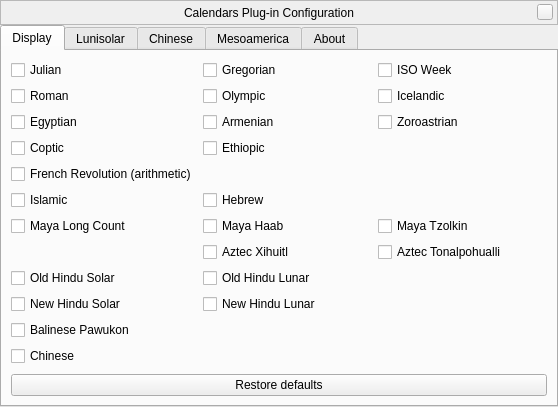
<?xml version="1.0" encoding="UTF-8"?>
<ui version="4.0">
 <class>calendarsDialog</class>
 <widget class="QWidget" name="calendarsDialog">
  <property name="geometry">
   <rect>
    <x>0</x>
    <y>0</y>
    <width>558</width>
    <height>405</height>
   </rect>
  </property>
  <property name="windowTitle">
   <string>Calendars Configuration</string>
  </property>
  <layout class="QVBoxLayout" name="verticalLayout_2">
   <property name="spacing">
    <number>0</number>
   </property>
   <property name="leftMargin">
    <number>0</number>
   </property>
   <property name="topMargin">
    <number>0</number>
   </property>
   <property name="rightMargin">
    <number>0</number>
   </property>
   <property name="bottomMargin">
    <number>0</number>
   </property>
   <item>
    <widget class="BarFrame" name="TitleBar">
     <property name="sizePolicy">
      <sizepolicy hsizetype="Expanding" vsizetype="Fixed">
       <horstretch>0</horstretch>
       <verstretch>0</verstretch>
      </sizepolicy>
     </property>
     <property name="minimumSize">
      <size>
       <width>530</width>
       <height>25</height>
      </size>
     </property>
     <property name="maximumSize">
      <size>
       <width>16777215</width>
       <height>25</height>
      </size>
     </property>
     <property name="focusPolicy">
      <enum>Qt::NoFocus</enum>
     </property>
     <property name="autoFillBackground">
      <bool>false</bool>
     </property>
     <property name="frameShape">
      <enum>QFrame::StyledPanel</enum>
     </property>
     <layout class="QHBoxLayout">
      <property name="spacing">
       <number>0</number>
      </property>
      <property name="leftMargin">
       <number>0</number>
      </property>
      <property name="topMargin">
       <number>0</number>
      </property>
      <property name="rightMargin">
       <number>4</number>
      </property>
      <property name="bottomMargin">
       <number>0</number>
      </property>
      <item>
       <spacer>
        <property name="orientation">
         <enum>Qt::Horizontal</enum>
        </property>
        <property name="sizeHint" stdset="0">
         <size>
          <width>40</width>
          <height>20</height>
         </size>
        </property>
       </spacer>
      </item>
      <item>
       <widget class="QLabel" name="stelWindowTitle">
        <property name="text">
         <string>Calendars Plug-in Configuration</string>
        </property>
       </widget>
      </item>
      <item>
       <spacer>
        <property name="orientation">
         <enum>Qt::Horizontal</enum>
        </property>
        <property name="sizeHint" stdset="0">
         <size>
          <width>40</width>
          <height>20</height>
         </size>
        </property>
       </spacer>
      </item>
      <item>
       <widget class="QPushButton" name="closeStelWindow">
        <property name="minimumSize">
         <size>
          <width>16</width>
          <height>16</height>
         </size>
        </property>
        <property name="maximumSize">
         <size>
          <width>16</width>
          <height>16</height>
         </size>
        </property>
        <property name="focusPolicy">
         <enum>Qt::NoFocus</enum>
        </property>
        <property name="text">
         <string/>
        </property>
       </widget>
      </item>
     </layout>
    </widget>
   </item>
   <item>
    <widget class="QTabWidget" name="tabs">
     <property name="currentIndex">
      <number>0</number>
     </property>
     <property name="documentMode">
      <bool>false</bool>
     </property>
     <widget class="QWidget" name="displayTab">
      <attribute name="title">
       <string>Display</string>
      </attribute>
      <layout class="QVBoxLayout" name="verticalLayout_3">
       <item>
        <layout class="QGridLayout" name="gridLayout">
         <item row="3" column="1">
          <widget class="QCheckBox" name="ethiopicCheckBox">
           <property name="text">
            <string comment="calendar">Ethiopic</string>
           </property>
          </widget>
         </item>
         <item row="1" column="0">
          <widget class="QCheckBox" name="romanCheckBox">
           <property name="text">
            <string comment="calendar">Roman</string>
           </property>
          </widget>
         </item>
         <item row="10" column="0">
          <widget class="QCheckBox" name="balineseCheckBox">
           <property name="text">
            <string comment="calendar">Balinese Pawukon</string>
           </property>
          </widget>
         </item>
         <item row="6" column="2">
          <widget class="QCheckBox" name="mayaTzolkinCheckBox">
           <property name="text">
            <string comment="calendar">Maya Tzolkin</string>
           </property>
          </widget>
         </item>
         <item row="0" column="2">
          <widget class="QCheckBox" name="isoCheckBox">
           <property name="text">
            <string comment="calendar">ISO Week</string>
           </property>
          </widget>
         </item>
         <item row="9" column="1">
          <widget class="QCheckBox" name="newHinduLunarCheckBox">
           <property name="text">
            <string>New Hindu Lunar</string>
           </property>
          </widget>
         </item>
         <item row="3" column="0">
          <widget class="QCheckBox" name="copticCheckBox">
           <property name="text">
            <string comment="calendar">Coptic</string>
           </property>
          </widget>
         </item>
         <item row="5" column="1">
          <widget class="QCheckBox" name="hebrewCheckBox">
           <property name="text">
            <string comment="calendar">Hebrew</string>
           </property>
          </widget>
         </item>
         <item row="7" column="2">
          <widget class="QCheckBox" name="aztecTonalpohualliCheckBox">
           <property name="text">
            <string comment="calendar">Aztec Tonalpohualli</string>
           </property>
          </widget>
         </item>
         <item row="2" column="1">
          <widget class="QCheckBox" name="armenianCheckBox">
           <property name="text">
            <string comment="calendar">Armenian</string>
           </property>
          </widget>
         </item>
         <item row="2" column="2">
          <widget class="QCheckBox" name="zoroastrianCheckBox">
           <property name="text">
            <string comment="calendar">Zoroastrian</string>
           </property>
          </widget>
         </item>
         <item row="9" column="0">
          <widget class="QCheckBox" name="newHinduSolarCheckBox">
           <property name="text">
            <string>New Hindu Solar</string>
           </property>
          </widget>
         </item>
         <item row="7" column="1">
          <widget class="QCheckBox" name="aztecXihuitlCheckBox">
           <property name="text">
            <string comment="calendar">Aztec Xihuitl</string>
           </property>
          </widget>
         </item>
         <item row="8" column="0">
          <widget class="QCheckBox" name="oldHinduSolarCheckBox">
           <property name="text">
            <string>Old Hindu Solar</string>
           </property>
          </widget>
         </item>
         <item row="6" column="1">
          <widget class="QCheckBox" name="mayaHaabCheckBox">
           <property name="text">
            <string comment="calendar">Maya Haab</string>
           </property>
          </widget>
         </item>
         <item row="1" column="1">
          <widget class="QCheckBox" name="olympicCheckBox">
           <property name="text">
            <string comment="calendar">Olympic</string>
           </property>
          </widget>
         </item>
         <item row="0" column="0">
          <widget class="QCheckBox" name="julianCheckBox">
           <property name="text">
            <string comment="calendar">Julian</string>
           </property>
          </widget>
         </item>
         <item row="11" column="0">
          <widget class="QCheckBox" name="chineseCheckBox">
           <property name="text">
            <string comment="calendar">Chinese</string>
           </property>
          </widget>
         </item>
         <item row="5" column="0">
          <widget class="QCheckBox" name="islamicCheckBox">
           <property name="text">
            <string comment="calendar">Islamic</string>
           </property>
          </widget>
         </item>
         <item row="8" column="1">
          <widget class="QCheckBox" name="oldHinduLunarCheckBox">
           <property name="text">
            <string>Old Hindu Lunar</string>
           </property>
          </widget>
         </item>
         <item row="1" column="2">
          <widget class="QCheckBox" name="icelandicCheckBox">
           <property name="text">
            <string comment="calendar">Icelandic</string>
           </property>
          </widget>
         </item>
         <item row="6" column="0">
          <widget class="QCheckBox" name="mayaLCCheckBox">
           <property name="text">
            <string comment="calendar">Maya Long Count</string>
           </property>
          </widget>
         </item>
         <item row="2" column="0">
          <widget class="QCheckBox" name="egyptianCheckBox">
           <property name="text">
            <string comment="calendar">Egyptian</string>
           </property>
          </widget>
         </item>
         <item row="0" column="1">
          <widget class="QCheckBox" name="gregorianCheckBox">
           <property name="text">
            <string comment="calendar">Gregorian</string>
           </property>
          </widget>
         </item>
         <item row="4" column="0">
          <widget class="QCheckBox" name="frenchArithmeticCheckBox">
           <property name="text">
            <string>French Revolution (arithmetic)</string>
           </property>
          </widget>
         </item>
        </layout>
       </item>
       <item>
        <spacer name="verticalSpacer_3">
         <property name="orientation">
          <enum>Qt::Vertical</enum>
         </property>
         <property name="sizeHint" stdset="0">
          <size>
           <width>20</width>
           <height>120</height>
          </size>
         </property>
        </spacer>
       </item>
       <item>
        <layout class="QHBoxLayout" name="horizontalLayout_7">
         <item>
          <widget class="QPushButton" name="restoreDefaultsButton">
           <property name="sizePolicy">
            <sizepolicy hsizetype="Expanding" vsizetype="Fixed">
             <horstretch>0</horstretch>
             <verstretch>0</verstretch>
            </sizepolicy>
           </property>
           <property name="text">
            <string>Restore defaults</string>
           </property>
          </widget>
         </item>
        </layout>
       </item>
      </layout>
     </widget>
     <widget class="QWidget" name="lunisolarTab">
      <attribute name="title">
       <string>Lunisolar</string>
      </attribute>
      <layout class="QVBoxLayout" name="lunisolarVerticalLayout">
       <item>
        <layout class="QGridLayout" name="lunisolarGridLayout">
         <item row="1" column="4">
          <widget class="QLineEdit" name="julianWeekdayLineEdit">
           <property name="enabled">
            <bool>false</bool>
           </property>
           <property name="sizePolicy">
            <sizepolicy hsizetype="Preferred" vsizetype="Fixed">
             <horstretch>0</horstretch>
             <verstretch>0</verstretch>
            </sizepolicy>
           </property>
           <property name="acceptDrops">
            <bool>false</bool>
           </property>
          </widget>
         </item>
         <item row="2" column="1">
          <widget class="QSpinBox" name="gregorianYearSpinBox">
           <property name="minimum">
            <number>-100000</number>
           </property>
           <property name="maximum">
            <number>100000</number>
           </property>
           <property name="value">
            <number>2000</number>
           </property>
          </widget>
         </item>
         <item row="0" column="2">
          <widget class="QLabel" name="labelMonth">
           <property name="text">
            <string>Month</string>
           </property>
          </widget>
         </item>
         <item row="1" column="2">
          <widget class="QSpinBox" name="julianMonthSpinBox">
           <property name="wrapping">
            <bool>true</bool>
           </property>
           <property name="minimum">
            <number>0</number>
           </property>
           <property name="maximum">
            <number>13</number>
           </property>
          </widget>
         </item>
         <item row="2" column="4">
          <widget class="QLineEdit" name="gregorianWeekdayLineEdit">
           <property name="enabled">
            <bool>false</bool>
           </property>
           <property name="sizePolicy">
            <sizepolicy hsizetype="Preferred" vsizetype="Fixed">
             <horstretch>0</horstretch>
             <verstretch>0</verstretch>
            </sizepolicy>
           </property>
           <property name="acceptDrops">
            <bool>false</bool>
           </property>
          </widget>
         </item>
         <item row="1" column="0">
          <widget class="QLabel" name="labelJulianCalendar">
           <property name="text">
            <string comment="calendar">Julian</string>
           </property>
          </widget>
         </item>
         <item row="0" column="3">
          <widget class="QLabel" name="labelDay">
           <property name="text">
            <string>Day</string>
           </property>
          </widget>
         </item>
         <item row="2" column="3">
          <widget class="QSpinBox" name="gregorianDaySpinBox">
           <property name="wrapping">
            <bool>true</bool>
           </property>
           <property name="minimum">
            <number>0</number>
           </property>
           <property name="maximum">
            <number>32</number>
           </property>
          </widget>
         </item>
         <item row="1" column="3">
          <widget class="QSpinBox" name="julianDaySpinBox">
           <property name="wrapping">
            <bool>true</bool>
           </property>
           <property name="minimum">
            <number>0</number>
           </property>
           <property name="maximum">
            <number>32</number>
           </property>
          </widget>
         </item>
         <item row="0" column="4">
          <widget class="QLabel" name="labelDOW">
           <property name="text">
            <string>Weekday</string>
           </property>
          </widget>
         </item>
         <item row="3" column="2">
          <widget class="QSpinBox" name="isoWeekSpinBox">
           <property name="wrapping">
            <bool>true</bool>
           </property>
           <property name="minimum">
            <number>0</number>
           </property>
           <property name="maximum">
            <number>54</number>
           </property>
          </widget>
         </item>
         <item row="2" column="2">
          <widget class="QSpinBox" name="gregorianMonthSpinBox">
           <property name="wrapping">
            <bool>true</bool>
           </property>
           <property name="minimum">
            <number>0</number>
           </property>
           <property name="maximum">
            <number>13</number>
           </property>
          </widget>
         </item>
         <item row="3" column="0">
          <widget class="QLabel" name="labelISOWeekCalendar">
           <property name="text">
            <string comment="calendar">ISO Week</string>
           </property>
          </widget>
         </item>
         <item row="2" column="0">
          <widget class="QLabel" name="labelGregorianCalendar">
           <property name="text">
            <string comment="calendar">Gregorian</string>
           </property>
          </widget>
         </item>
         <item row="1" column="1">
          <widget class="QSpinBox" name="julianYearSpinBox">
           <property name="toolTip">
            <string>Negative years here mark years B.C.</string>
           </property>
           <property name="minimum">
            <number>-100000</number>
           </property>
           <property name="maximum">
            <number>100000</number>
           </property>
           <property name="value">
            <number>2000</number>
           </property>
          </widget>
         </item>
         <item row="0" column="1">
          <widget class="QLabel" name="labelYear">
           <property name="text">
            <string>Year</string>
           </property>
          </widget>
         </item>
         <item row="3" column="3">
          <widget class="QSpinBox" name="isoDaySpinBox">
           <property name="minimum">
            <number>0</number>
           </property>
           <property name="maximum">
            <number>8</number>
           </property>
           <property name="value">
            <number>1</number>
           </property>
          </widget>
         </item>
         <item row="3" column="1">
          <widget class="QSpinBox" name="isoYearSpinBox">
           <property name="minimum">
            <number>-1000000</number>
           </property>
           <property name="maximum">
            <number>100000</number>
           </property>
          </widget>
         </item>
        </layout>
       </item>
       <item>
        <spacer name="verticalSpacer">
         <property name="orientation">
          <enum>Qt::Vertical</enum>
         </property>
         <property name="sizeHint" stdset="0">
          <size>
           <width>20</width>
           <height>40</height>
          </size>
         </property>
        </spacer>
       </item>
      </layout>
     </widget>
     <widget class="QWidget" name="chineseTab">
      <attribute name="title">
       <string>Chinese</string>
      </attribute>
      <layout class="QVBoxLayout" name="chineseVerticalLayout"/>
     </widget>
     <widget class="QWidget" name="mesoamericaTab">
      <attribute name="title">
       <string>Mesoamerica</string>
      </attribute>
      <layout class="QVBoxLayout" name="mesoamericaVerticalLayout">
       <item>
        <layout class="QGridLayout" name="mesoamericaGridLayout">
         <item row="0" column="2">
          <widget class="QLabel" name="labelKatun">
           <property name="text">
            <string>Katun</string>
           </property>
           <property name="alignment">
            <set>Qt::AlignCenter</set>
           </property>
          </widget>
         </item>
         <item row="5" column="0">
          <widget class="QLabel" name="labelXihuitl">
           <property name="text">
            <string>Xihuitl</string>
           </property>
          </widget>
         </item>
         <item row="1" column="3">
          <widget class="QSpinBox" name="tunSpinBox">
           <property name="wrapping">
            <bool>true</bool>
           </property>
           <property name="minimum">
            <number>-1</number>
           </property>
           <property name="maximum">
            <number>20</number>
           </property>
          </widget>
         </item>
         <item row="1" column="2">
          <widget class="QSpinBox" name="katunSpinBox">
           <property name="wrapping">
            <bool>true</bool>
           </property>
           <property name="minimum">
            <number>-1</number>
           </property>
           <property name="maximum">
            <number>20</number>
           </property>
          </widget>
         </item>
         <item row="0" column="0">
          <widget class="QLabel" name="labelMaya">
           <property name="text">
            <string comment="calendar">Maya</string>
           </property>
          </widget>
         </item>
         <item row="1" column="1">
          <widget class="QSpinBox" name="baktunSpinBox">
           <property name="wrapping">
            <bool>true</bool>
           </property>
           <property name="minimum">
            <number>-1000</number>
           </property>
           <property name="maximum">
            <number>1000</number>
           </property>
          </widget>
         </item>
         <item row="2" column="2">
          <widget class="QSpinBox" name="haabDaySpinBox">
           <property name="wrapping">
            <bool>true</bool>
           </property>
           <property name="maximum">
            <number>19</number>
           </property>
          </widget>
         </item>
         <item row="2" column="0">
          <widget class="QLabel" name="labelHaab">
           <property name="text">
            <string>Haab</string>
           </property>
          </widget>
         </item>
         <item row="0" column="3">
          <widget class="QLabel" name="labelTun">
           <property name="text">
            <string>Tun</string>
           </property>
           <property name="alignment">
            <set>Qt::AlignCenter</set>
           </property>
          </widget>
         </item>
         <item row="0" column="5">
          <widget class="QLabel" name="labelKin">
           <property name="text">
            <string>Kin</string>
           </property>
           <property name="alignment">
            <set>Qt::AlignCenter</set>
           </property>
          </widget>
         </item>
         <item row="3" column="3">
          <widget class="QLineEdit" name="tzolkinLineEdit">
           <property name="enabled">
            <bool>false</bool>
           </property>
           <property name="sizePolicy">
            <sizepolicy hsizetype="Preferred" vsizetype="Fixed">
             <horstretch>0</horstretch>
             <verstretch>0</verstretch>
            </sizepolicy>
           </property>
          </widget>
         </item>
         <item row="2" column="1">
          <widget class="QSpinBox" name="haabMonthSpinBox">
           <property name="wrapping">
            <bool>true</bool>
           </property>
           <property name="minimum">
            <number>1</number>
           </property>
           <property name="maximum">
            <number>19</number>
           </property>
          </widget>
         </item>
         <item row="0" column="4">
          <widget class="QLabel" name="labelUinal">
           <property name="text">
            <string>Uinal</string>
           </property>
           <property name="alignment">
            <set>Qt::AlignCenter</set>
           </property>
          </widget>
         </item>
         <item row="0" column="1">
          <widget class="QLabel" name="labelBaktun">
           <property name="text">
            <string>Baktun</string>
           </property>
           <property name="alignment">
            <set>Qt::AlignCenter</set>
           </property>
          </widget>
         </item>
         <item row="1" column="0">
          <widget class="QLabel" name="labelLongCount">
           <property name="text">
            <string>Long Count</string>
           </property>
          </widget>
         </item>
         <item row="3" column="2">
          <widget class="QSpinBox" name="tzolkinNameSpinBox">
           <property name="wrapping">
            <bool>true</bool>
           </property>
           <property name="minimum">
            <number>1</number>
           </property>
           <property name="maximum">
            <number>20</number>
           </property>
          </widget>
         </item>
         <item row="3" column="5">
          <widget class="QPushButton" name="nextTzolkinButton">
           <property name="toolTip">
            <string>Step forward</string>
           </property>
           <property name="icon">
            <iconset resource="../../../../data/gui/guiRes.qrc">
             <normaloff>:/graphicGui/btTimeForward-off.png</normaloff>:/graphicGui/btTimeForward-off.png</iconset>
           </property>
          </widget>
         </item>
         <item row="3" column="1">
          <widget class="QSpinBox" name="tzolkinNumberSpinBox">
           <property name="wrapping">
            <bool>true</bool>
           </property>
           <property name="minimum">
            <number>1</number>
           </property>
           <property name="maximum">
            <number>13</number>
           </property>
          </widget>
         </item>
         <item row="1" column="4">
          <widget class="QSpinBox" name="uinalSpinBox">
           <property name="wrapping">
            <bool>true</bool>
           </property>
           <property name="minimum">
            <number>-1</number>
           </property>
           <property name="maximum">
            <number>18</number>
           </property>
          </widget>
         </item>
         <item row="1" column="5">
          <widget class="QSpinBox" name="kinSpinBox">
           <property name="wrapping">
            <bool>true</bool>
           </property>
           <property name="minimum">
            <number>-1</number>
           </property>
           <property name="maximum">
            <number>20</number>
           </property>
          </widget>
         </item>
         <item row="2" column="5">
          <widget class="QPushButton" name="nextHaabButton">
           <property name="toolTip">
            <string>Step forward</string>
           </property>
           <property name="icon">
            <iconset resource="../../../../data/gui/guiRes.qrc">
             <normaloff>:/graphicGui/btTimeForward-off.png</normaloff>:/graphicGui/btTimeForward-off.png</iconset>
           </property>
          </widget>
         </item>
         <item row="3" column="4">
          <widget class="QPushButton" name="previousTzolkinButton">
           <property name="toolTip">
            <string>Step backward</string>
           </property>
           <property name="icon">
            <iconset resource="../../../../data/gui/guiRes.qrc">
             <normaloff>:/graphicGui/btTimeRewind-off.png</normaloff>:/graphicGui/btTimeRewind-off.png</iconset>
           </property>
          </widget>
         </item>
         <item row="2" column="3">
          <widget class="QLineEdit" name="haabLineEdit">
           <property name="enabled">
            <bool>false</bool>
           </property>
           <property name="sizePolicy">
            <sizepolicy hsizetype="Preferred" vsizetype="Fixed">
             <horstretch>0</horstretch>
             <verstretch>0</verstretch>
            </sizepolicy>
           </property>
          </widget>
         </item>
         <item row="2" column="4">
          <widget class="QPushButton" name="previousHaabButton">
           <property name="toolTip">
            <string>Step backward</string>
           </property>
           <property name="icon">
            <iconset resource="../../../../data/gui/guiRes.qrc">
             <normaloff>:/graphicGui/btTimeRewind-off.png</normaloff>:/graphicGui/btTimeRewind-off.png</iconset>
           </property>
          </widget>
         </item>
         <item row="4" column="0">
          <widget class="QLabel" name="labelAztec">
           <property name="text">
            <string comment="calendar">Aztec</string>
           </property>
          </widget>
         </item>
         <item row="3" column="0">
          <widget class="QLabel" name="labelTzolkin">
           <property name="text">
            <string>Tzolkin</string>
           </property>
          </widget>
         </item>
         <item row="6" column="0">
          <widget class="QLabel" name="labelTonalpohualli">
           <property name="text">
            <string>Tonalpohualli</string>
           </property>
          </widget>
         </item>
         <item row="5" column="1">
          <widget class="QSpinBox" name="xihuitlMonthSpinBox">
           <property name="minimum">
            <number>1</number>
           </property>
           <property name="maximum">
            <number>19</number>
           </property>
          </widget>
         </item>
         <item row="6" column="1">
          <widget class="QSpinBox" name="tonalpohualliNumberSpinBox">
           <property name="minimum">
            <number>1</number>
           </property>
           <property name="maximum">
            <number>13</number>
           </property>
          </widget>
         </item>
         <item row="5" column="2">
          <widget class="QSpinBox" name="xihuitlDaySpinBox">
           <property name="minimum">
            <number>1</number>
           </property>
           <property name="maximum">
            <number>20</number>
           </property>
          </widget>
         </item>
         <item row="6" column="2">
          <widget class="QSpinBox" name="tonalpohualliNameSpinBox">
           <property name="minimum">
            <number>1</number>
           </property>
           <property name="maximum">
            <number>20</number>
           </property>
          </widget>
         </item>
         <item row="5" column="3">
          <widget class="QLineEdit" name="xihuitlLineEdit">
           <property name="enabled">
            <bool>false</bool>
           </property>
           <property name="sizePolicy">
            <sizepolicy hsizetype="Preferred" vsizetype="Fixed">
             <horstretch>0</horstretch>
             <verstretch>0</verstretch>
            </sizepolicy>
           </property>
          </widget>
         </item>
         <item row="6" column="3">
          <widget class="QLineEdit" name="tonalpohualliLineEdit">
           <property name="enabled">
            <bool>false</bool>
           </property>
           <property name="sizePolicy">
            <sizepolicy hsizetype="Preferred" vsizetype="Fixed">
             <horstretch>0</horstretch>
             <verstretch>0</verstretch>
            </sizepolicy>
           </property>
          </widget>
         </item>
         <item row="5" column="4">
          <widget class="QPushButton" name="previousXihuitlButton">
           <property name="toolTip">
            <string>Step backward</string>
           </property>
           <property name="icon">
            <iconset resource="../../../../data/gui/guiRes.qrc">
             <normaloff>:/graphicGui/btTimeRewind-off.png</normaloff>:/graphicGui/btTimeRewind-off.png</iconset>
           </property>
          </widget>
         </item>
         <item row="5" column="5">
          <widget class="QPushButton" name="nextXihuitlButton">
           <property name="toolTip">
            <string>Step forward</string>
           </property>
           <property name="icon">
            <iconset resource="../../../../data/gui/guiRes.qrc">
             <normaloff>:/graphicGui/btTimeForward-off.png</normaloff>:/graphicGui/btTimeForward-off.png</iconset>
           </property>
          </widget>
         </item>
         <item row="6" column="4">
          <widget class="QPushButton" name="previousTonalpohualliButton">
           <property name="toolTip">
            <string>Step backward</string>
           </property>
           <property name="icon">
            <iconset resource="../../../../data/gui/guiRes.qrc">
             <normaloff>:/graphicGui/btTimeRewind-off.png</normaloff>:/graphicGui/btTimeRewind-off.png</iconset>
           </property>
          </widget>
         </item>
         <item row="6" column="5">
          <widget class="QPushButton" name="nextTonalpohualliButton">
           <property name="toolTip">
            <string>Step forward</string>
           </property>
           <property name="icon">
            <iconset resource="../../../../data/gui/guiRes.qrc">
             <normaloff>:/graphicGui/btTimeForward-off.png</normaloff>:/graphicGui/btTimeForward-off.png</iconset>
           </property>
          </widget>
         </item>
        </layout>
       </item>
       <item>
        <spacer name="verticalSpacerMesoamerica">
         <property name="orientation">
          <enum>Qt::Vertical</enum>
         </property>
         <property name="sizeHint" stdset="0">
          <size>
           <width>20</width>
           <height>40</height>
          </size>
         </property>
        </spacer>
       </item>
      </layout>
     </widget>
     <widget class="QWidget" name="aboutTab">
      <attribute name="title">
       <string comment="tab in plugin windows">About</string>
      </attribute>
      <layout class="QVBoxLayout" name="verticalLayout_11">
       <property name="spacing">
        <number>9</number>
       </property>
       <item>
        <widget class="QTextBrowser" name="aboutTextBrowser">
         <property name="openExternalLinks">
          <bool>true</bool>
         </property>
         <property name="openLinks">
          <bool>true</bool>
         </property>
        </widget>
       </item>
      </layout>
     </widget>
    </widget>
   </item>
  </layout>
 </widget>
 <customwidgets>
  <customwidget>
   <class>BarFrame</class>
   <extends>QFrame</extends>
   <header>Dialog.hpp</header>
   <container>1</container>
  </customwidget>
 </customwidgets>
 <resources>
  <include location="../../../../data/gui/guiRes.qrc"/>
 </resources>
 <connections/>
</ui>
